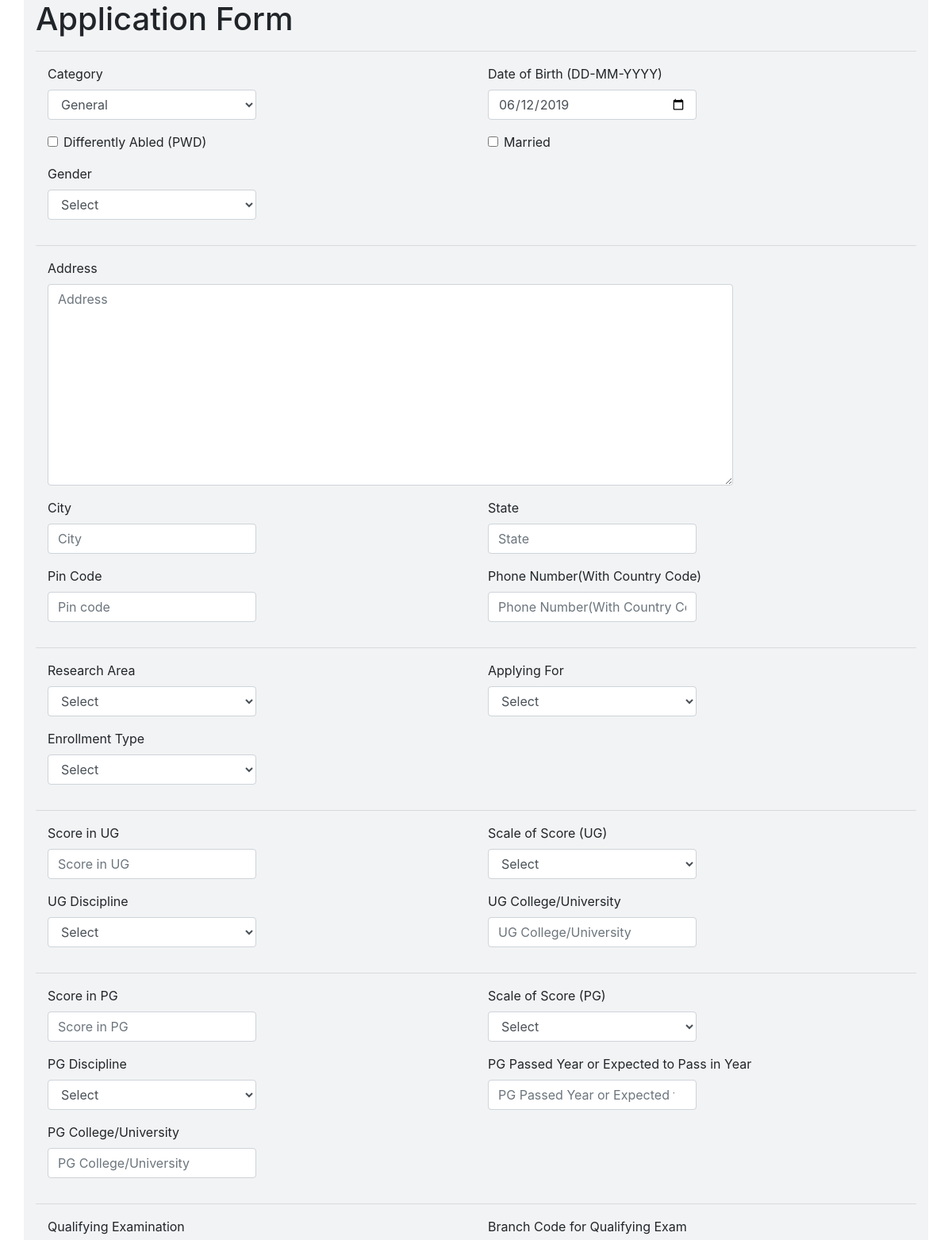
The app's page /phdfellows/update/1/ (signed in, upper part), older data.
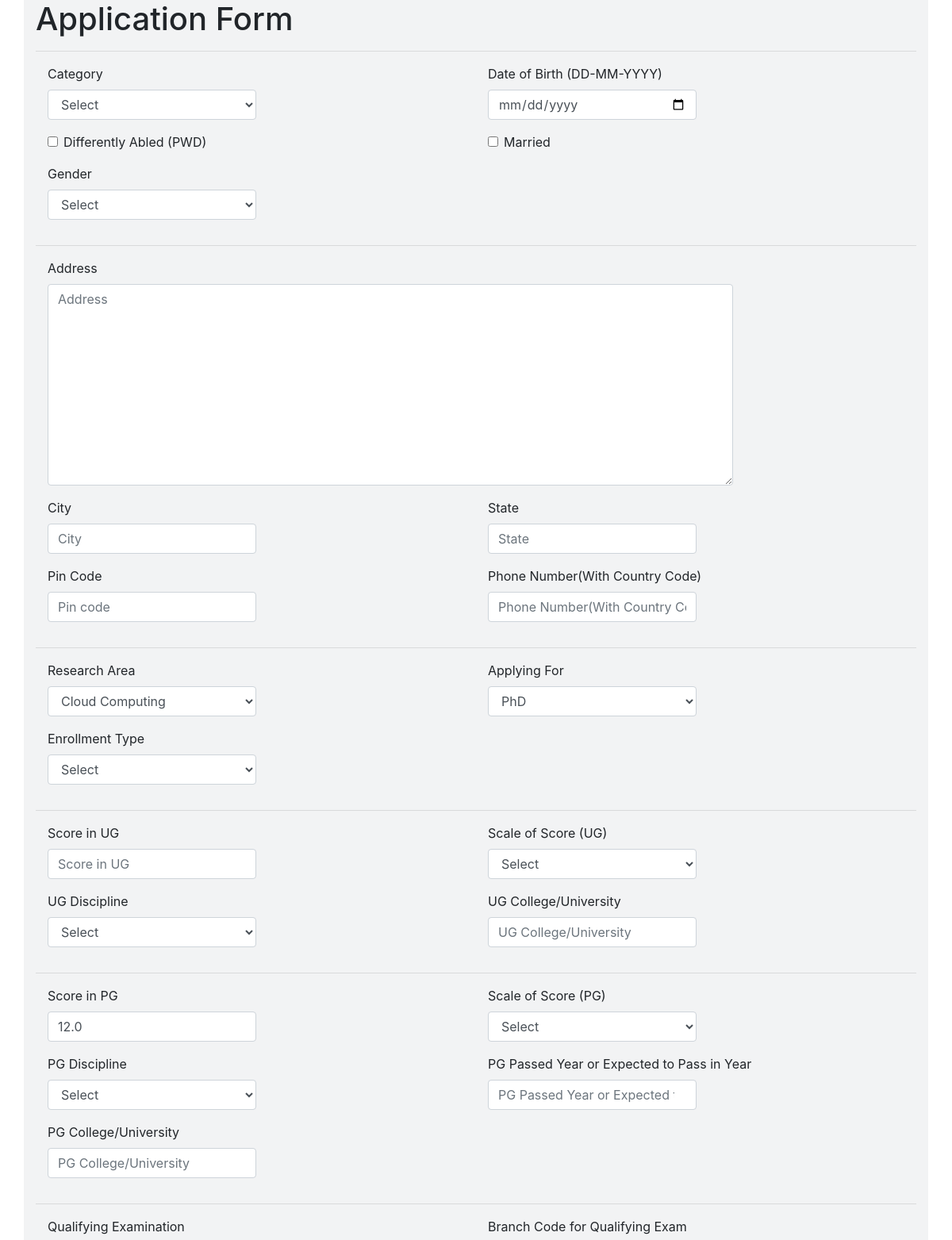
The same page, newer data.
### phdfellows/models.py (models this page shows, shortened)
class Application(models.Model):
    user = models.ForeignKey(User,on_delete=models.DO_NOTHING)
    category_choices = [
        ('','Select'),
        ('SC','SC'),
        ('OBC','OBC'),
        ('ST','ST'),
        ('EWS','EWS'),
        ('General','General'),
    ]
    category = models.CharField(choices=category_choices, default='Select',max_length=10)
    having_disability = models.BooleanField("Disabled",default=False)
    research_area_choices = [
        ('','Select'),
        ('Machine Learning','Machine Learning'),
        ('Cloud Computing','Cloud Computing'),
        ('Airtifial Intelligence','Airtifial Intelligence'),
        ('Software Development','Software Development'),
        ('Cryptography','Cryptography'),
    ]
    research_area = models.CharField(default='Select',choices=research_area_choices,max_length=50)
    applying_for_list = [
        ('','Select'),
        ('PhD','PhD'),
        ('MS','MS'),
    ]
    applying_for = models.CharField(choices=applying_for_list,default='Select',max_length=5)
    enrollment_type_list = [
        ('','Select'),
        ('Full time','Full time'),
        ('Part time','Part time'),
    ]
    enrollment_type = models.CharField(default='Select',choices=enrollment_type_list,max_length=50)
    first_name = models.CharField(max_length=200)
    last_name = models.CharField(max_length=200)
    email = models.EmailField(max_length=200)
    date_of_birth = models.CharField("Date of Birth",null=True,max_length=10)
    married = models.BooleanField(default=False)
    gender_list = [
        ('','Select'),
        ('Male','Male'),
        ('Female','Female'),
        ('Other','Other'),
    ]
    gender = models.CharField(default='Select',choices=gender_list,max_length=20)
    phone_no = models.CharField("Phone Number(With Country Code)",max_length=13)
    address = models.TextField()
    state = models.CharField(max_length=40)
    city = models.CharField(max_length=50)
    pin_code = models.CharField(validators=[RegexValidator(regex='^.{6}$',message='Length has to be 6', code='nomatch')],max_length=6)
    score_in_ug = models.FloatField("Score in UG",default=None ,null=True)
    scale_score_list = [
        ('','Select'),
        ('0-5 CGPA','0-5 CGPA',),
        ('0-10 CGPA','0-10 CGPA',),
        ('0-100%','0-100%',),
    ]
    scale_of_score_ug = models.CharField("Scale of Score",default='Select',choices=scale_score_list,max_length=20)
    ug_discipline_list = [
        ('','Select'),
        ('CSE','CSE'),
        ('EE','EE'),
        ('ME','ME'),
        ('ECE','ECE'),
        ('CE','CE'),
    ]
    ug_discipline = models.CharField("UG Discipline",default='Select',choices=ug_discipline_list,max_length=20)
    ug_college_or_university = models.CharField('UG College/University',max_length=200)
    pg_passed_or_expected_to_pass_in_year = models.IntegerField("PG Passed Year or Expected to Pass in Year",validators=[RegexValidator(regex='^.{4}$',message='Length has to be 4',code='nomatch')],default=None ,null=True)
    score_in_pg = models.FloatField("Score in PG", default=None ,null=True)
    scale_of_score_pg = models.CharField("Scale of Score",default='Select',choices=scale_score_list, max_length=20)
    pg_discipline = models.CharField("PG Discipline",default='Select',choices=ug_discipline_list,max_length=50)
    pg_college_or_university = models.CharField('PG College/University', max_length=200)
    qualifying_examination_list = [
        ('','Select'),
        ("GATE","GATE"),
        ("NET","NET"),
    ]
    qualifying_examination = models.CharField(default='Select',choices=qualifying_examination_list,max_length=20)
    branch_code_for_qualifying_exam = models.CharField(default='Select',choices=ug_discipline_list, max_length=10)
    qualifying_exam_score_valid_upto = models.IntegerField(validators=[RegexValidator(regex='^.{4}$',message='Length has to be 4', code='nomatch')],default=None ,null=True)
    all_india_rank_in_qualifying_exam = models.IntegerField("All India rank in Qualifying Exam",default=None ,null=True)
    score_in_qualifying_exam = models.FloatField(default=None ,null=True)
    work_experience_in_year = models.CharField("Work Experpience(in years)",max_length=3)
    type_of_work_list = [
        ('','Select'),
        ('Teaching','Teaching'),
        ('IT Industry','IT Industry'),
        ('Research Organisation','Research Organisation'),
        ('Other','Other'),
    ]
    type_of_work = models.CharField(default='Select',choices=type_of_work_list,max_length=50)
    no_of_peer_reviewed_publications = models.IntegerField(default=None ,null=True)
    no_of_patents_granted = models.IntegerField(default=None ,null=True)
    guide_preference_1 = models.CharField(max_length=200)
    guide_preference_2 = models.CharField(max_length=200)
    guide_preference_3 = models.CharField(max_length=200)
    status_list = [
        ('Draft','Draft'),
        ('Submitted','Submitted'),
        ('Shortlisted for Test','Shortlisted for Test'),
        ('Shortlisted for Interview','Shortlisted for Interview'),
        ('Selected','Selected'),
        ('Rejected','Rejected'),
    ]
    current_status = models.CharField(default='Draft',choices=status_list,max_length=30)
    previous_status = models.CharField(max_length=30)
    submitted_at = models.DateField(auto_now=True)
    application_no = models.IntegerField(unique=True,default=None ,null=True)

### phdfellows/views.py (the view, shortened to what this page needs)
# urls.py: url(r'update/(?P<pk>\d+)/$',views.ApplicationUpdateView.as_view(),name = 'update'),
class ApplicationUpdateView(LoginRequiredMixin, UpdateView):
    login_url = 'home'
    model = Application
    form_class = ApplicationForm
    success_url = reverse_lazy('phdfellows:home')
    template_name = 'phdfellows/application_update.html'

### phdfellows/forms.py (shortened to what this page needs)
class ApplicationForm(forms.ModelForm):
    class Meta():
        model = Application
        exclude = ('submitted_at','current_status','previous_status','user','application_no','first_name','last_name','email')
    def __init__(self, *args, **kwargs):
        super(ApplicationForm, self).__init__(*args, **kwargs)
        for field in self.fields:
            self.fields[field].required = False
            self.fields[field].null = True

### phdfellows/templates/phdfellows/application_update.html (shortened to what the changed rows need)
{% extends 'base.html' %}
{% load bootstrap4 %}
{% block body %}
<div class="container" style="background-color: #F2F3F4;">
  <h1>Application Form</h1>
  <form action="{% url 'phdfellows:update' pk=application.pk %}" method = "POST">
    <div class="container"><div class="row">
      <div class="col-md-6">
    <div class="form-group"><label for="id_category">Category</label><select name="category" class="form-control" title="" id="id_category" style="max-width:50%;">
      <option value="">Select</option>
      <option value="General" {% ifequal application.category 'General'  %}selected{% endifequal %}>General</option></select>
    </div>
  </div>
  <div class="col-md-6">
  <div class="form-group"><label for="id_date_of_birth">Date of Birth (DD-MM-YYYY)</label><input type="date" name="date_of_birth" class="form-control" placeholder="Date of birth" value="{{application.date_of_birth}}" id="id_date_of_birth" style="max-width: 50%;" ></div>
  </div>
</div></div>
<div class="container"><div class="row">
  <div class="col-md-6">
    <div class="form-group"><div class="form-check"><input type="checkbox" name="having_disability" class="form-check-input" id="id_having_disability" {% if application.having_disability %}checked{% endif %} style="max-width: 50%;"><label class="form-check-label" for="id_having_disability">Differently Abled (PWD) </label></div></div>
  </div>
  <div class="col-md-5">
    <div class="form-group"><div class="form-check"><input type="checkbox" name="married" class="form-check-input" id="id_married" {% if application.married %}checked{% endif %}><label class="form-check-label" for="id_married">Married</label></div></div>
  </div>
</div></div>
<div class="container"><div class="row">
  <div class="col-md-6">
    <div class="form-group"><label for="id_research_area">Research Area</label><select name="research_area" class="form-control" title="" id="id_research_area" style="max-width:50%;">
    <option value="">Select</option>
    <option value="Cloud Computing" {% ifequal application.research_area 'Cloud Computing'  %}selected{% endifequal %}>Cloud Computing</option>
    <option value="Cryptography" {% ifequal application.research_area 'Cryptography'  %}selected{% endifequal %}>Cryptography</option></select>
    </div>
  </div>
  <div class="col-md-6">
    <div class="form-group"><label for="id_applying_for">Applying For</label><select name="applying_for" class="form-control" title="" id="id_applying_for" style="max-width: 50%;">
      <option value="">Select</option>
      <option value="PhD" {% ifequal application.applying_for 'PhD' %}selected{% endifequal %}>PhD</option>
      <option value="MS" {% ifequal application.applying_for 'MS' %}selected{% endifequal %}>MS</option></select>
    </div>
  </div>
</div></div>
<div class="container"><div class="row">
  <div class="col-md-6">
    <div class="form-group"><label for="id_score_in_pg">Score in PG</label><input type="number" name="score_in_pg" step="any" class="form-control" placeholder="Score in PG" value="{{ application.score_in_pg }}" id="id_score_in_pg" style="max-width: 50%;"></div>
  </div>
</div></div>
  </form>
</div>
{% endblock %}

Row changes from the older to the newer data that the page shows:
changed Application: date_of_birth "06/12/2019" → (not shown); score_in_pg (not shown) → "12.0"
Text that changed along with them:
form field category: "General" → "Select"
form field research_area: "Select" → "Cloud Computing"
form field applying_for: "Select" → "PhD"
